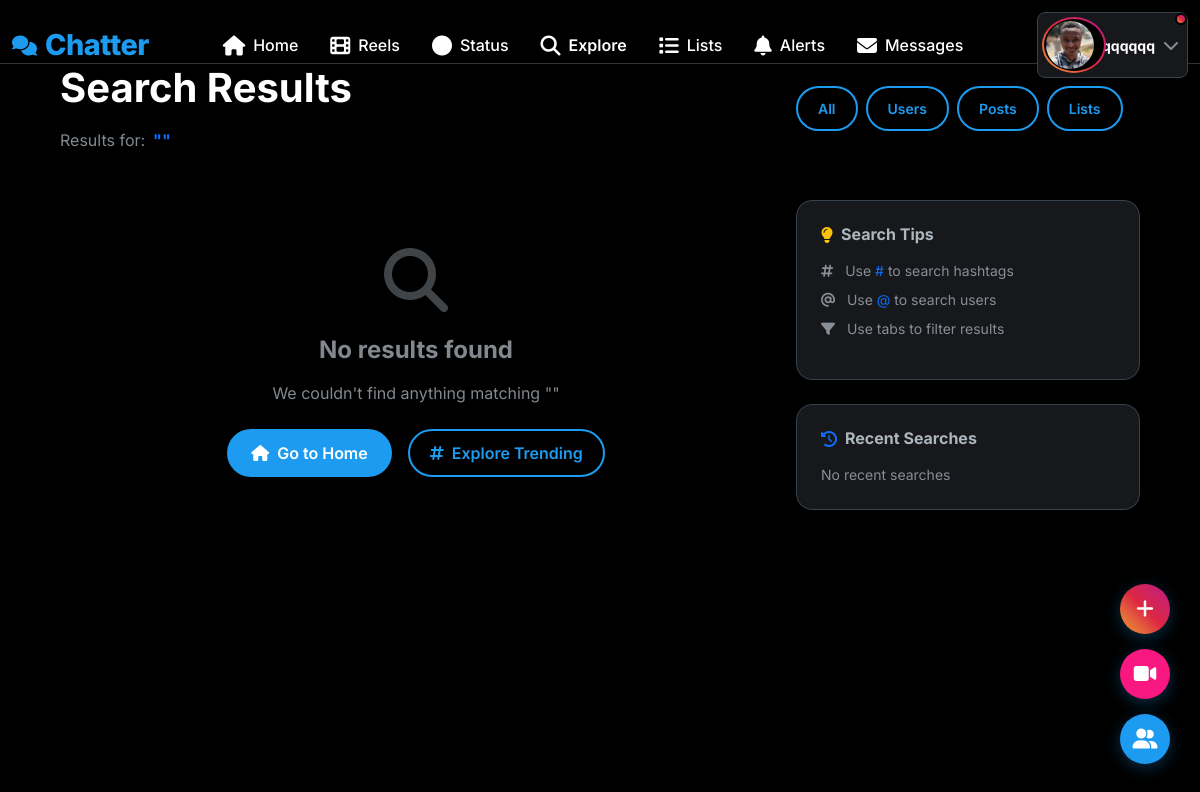
Page /search (signed in) on the committed database.
### app.py (models this page shows, shortened)
class User(UserMixin, db.Model):
    id = db.Column(db.Integer, primary_key=True)
    username = db.Column(db.String(80), unique=True, nullable=False, index=True)
    email = db.Column(db.String(120), unique=True, nullable=False, index=True)
    password_hash = db.Column(db.String(200), nullable=False)
    bio = db.Column(db.String(500))
    location = db.Column(db.String(100))
    website = db.Column(db.String(200))
    profile_picture = db.Column(db.String(200), default='default.jpg')
    cover_picture = db.Column(db.String(200), default='default_cover.jpg')
    is_admin = db.Column(db.Boolean, default=False)
    created_at = db.Column(db.DateTime, default=datetime.utcnow)
    is_online = db.Column(db.Boolean, default=False)
    last_seen = db.Column(db.DateTime, default=datetime.utcnow)
    is_verified = db.Column(db.Boolean, default=False)
    posts = db.relationship('Post', backref='author', lazy='dynamic', cascade='all, delete-orphan')
    likes = db.relationship('Like', backref='user', lazy='dynamic', cascade='all, delete-orphan')
    comments = db.relationship('Comment', backref='author', lazy='dynamic', cascade='all, delete-orphan')
    notifications = db.relationship('Notification', backref='user', lazy='dynamic', cascade='all, delete-orphan')
    sent_messages = db.relationship('Message', foreign_keys='Message.sender_id', backref='sender', lazy='dynamic')
    received_messages = db.relationship('Message', foreign_keys='Message.receiver_id', backref='receiver', lazy='dynamic')
    bookmarks = db.relationship('Bookmark', backref='user', lazy='dynamic', cascade='all, delete-orphan')
    reports_made = db.relationship('Report', foreign_keys='Report.reporter_id', backref='reporter', lazy='dynamic')
    reports_received = db.relationship('Report', foreign_keys='Report.reported_id', backref='reported', lazy='dynamic')
    pinned_posts = db.relationship('PinnedPost', backref='user', lazy='dynamic', cascade='all, delete-orphan')
    created_lists = db.relationship('UserList', backref='creator', lazy='dynamic', cascade='all, delete-orphan')
    list_subscriptions = db.relationship('ListSubscriber', backref='subscriber', lazy='dynamic', cascade='all, delete-orphan')
    list_memberships = db.relationship('ListMember', backref='member', lazy='dynamic', cascade='all, delete-orphan')
    reels = db.relationship('Reel', backref='user', lazy='dynamic', cascade='all, delete-orphan')
    reel_likes = db.relationship('ReelLike', backref='liker', lazy='dynamic', cascade='all, delete-orphan')
    reel_comments = db.relationship('ReelComment', backref='author', lazy='dynamic', cascade='all, delete-orphan')
    reel_views = db.relationship('ReelView', backref='viewer', lazy='dynamic', cascade='all, delete-orphan')
    statuses = db.relationship('Status', backref='user', lazy='dynamic', cascade='all, delete-orphan')
    status_views = db.relationship('StatusView', backref='viewer', lazy='dynamic', cascade='all, delete-orphan')
    followed = db.relationship(
        'User', secondary=followers,
        primaryjoin=(followers.c.follower_id == id),
        secondaryjoin=(followers.c.followed_id == id),
        backref=db.backref('followers', lazy='dynamic'), lazy='dynamic')
    blocked = db.relationship(
        'User', secondary=blocked_users,
        primaryjoin=(blocked_users.c.blocker_id == id),
        secondaryjoin=(blocked_users.c.blocked_id == id),
        backref=db.backref('blocked_by', lazy='dynamic'), lazy='dynamic')
    def get_unread_message_count(self):
        return Message.query.filter_by(receiver_id=self.id, is_read=False).count()
    def get_unread_notification_count(self):
        return Notification.query.filter_by(user_id=self.id, is_read=False).count()

### app.py (the view, shortened to what this page needs)
@app.route('/search')
@login_required
def search():
    query = request.args.get('q', '').strip()
    search_type = request.args.get('type', 'all')  # all, users, posts, lists
    if not query:
        return render_template('search.html', query=query, users=[], posts=[], lists=[])

### templates/search.html (shortened to what this page needs)
{% extends "base.html" %}
{% block content %}
<div class="container-fluid px-4 px-lg-5">
    <div class="mb-5">
        <div class="row align-items-center">
            <div class="col-md-8">
                <h1 class="fw-bold mb-3">Search Results</h1>
                <div class="d-flex align-items-center gap-2">
                    <span class="text-muted">Results for:</span>
                    <span class="fw-bold text-primary">"{{ query }}"</span>
                </div>
            </div>
            <div class="col-md-4">
                <div class="d-flex flex-wrap gap-2">
                    <a href="{{ url_for('search', q=query, type='all') }}"
                       class="btn btn-sm {% if search_type == 'all' %}btn-primary{% else %}btn-outline-primary{% endif %} rounded-pill">
                        All
                    </a>
                    <a href="{{ url_for('search', q=query, type='users') }}"
                       class="btn btn-sm {% if search_type == 'users' %}btn-primary{% else %}btn-outline-primary{% endif %} rounded-pill">
                        Users
                    </a>
                    <a href="{{ url_for('search', q=query, type='posts') }}"
                       class="btn btn-sm {% if search_type == 'posts' %}btn-primary{% else %}btn-outline-primary{% endif %} rounded-pill">
                        Posts
                    </a>
                    <a href="{{ url_for('search', q=query, type='lists') }}"
                       class="btn btn-sm {% if search_type == 'lists' %}btn-primary{% else %}btn-outline-primary{% endif %} rounded-pill">
                        Lists
                    </a>
                </div>
            </div>
        </div>
    </div>
    <div class="row">
        <div class="col-lg-8">
            {% if not users and not posts and not lists %}
            <div class="text-center py-5">
                <div class="mb-4">
                    <i class="fas fa-search fa-4x text-muted opacity-50"></i>
                </div>
                <h4 class="fw-bold text-muted mb-3">No results found</h4>
                <p class="text-muted mb-4">We couldn't find anything matching "{{ query }}"</p>
                <div class="d-flex justify-content-center gap-3">
                    <a href="{{ url_for('feed') }}" class="btn btn-primary">
                        <i class="fas fa-home me-2"></i>Go to Home
                    </a>
                    <a href="{{ url_for('trending') }}" class="btn btn-outline-primary">
                        <i class="fas fa-hashtag me-2"></i>Explore Trending
                    </a>
                </div>
            </div>
            {% endif %}
        </div>
        <div class="col-lg-4">
            <div class="card border-0 shadow-sm rounded-4 mb-4"
                 style="background: var(--card-color); border: 1px solid var(--border-light) !important;">
                <div class="card-body p-4">
                    <h6 class="fw-bold mb-3 d-flex align-items-center gap-2">
                        <i class="fas fa-lightbulb text-warning"></i>
                        <span>Search Tips</span>
                    </h6>
                    <div class="mb-3">
                        <small class="text-muted d-block mb-2">
                            <i class="fas fa-hashtag me-2"></i>
                            Use <span class="text-primary">#</span> to search hashtags
                        </small>
                        <small class="text-muted d-block mb-2">
                            <i class="fas fa-at me-2"></i>
                            Use <span class="text-primary">@</span> to search users
                        </small>
                        <small class="text-muted d-block">
                            <i class="fas fa-filter me-2"></i>
                            Use tabs to filter results
                        </small>
                    </div>
                </div>
            </div>
            <div class="card border-0 shadow-sm rounded-4"
                 style="background: var(--card-color); border: 1px solid var(--border-light) !important;">
                <div class="card-body p-4">
                    <h6 class="fw-bold mb-3 d-flex align-items-center gap-2">
                        <i class="fas fa-history text-primary"></i>
                        <span>Recent Searches</span>
                    </h6>
                    <div id="recent-searches">
                        <p class="text-muted small mb-0">No recent searches</p>
                    </div>
                </div>
            </div>
        </div>
    </div>
</div>
{% endblock %}

### templates/base.html (shortened to what this page needs)
<!DOCTYPE html>
<html lang="en" data-bs-theme="dark">
<head>
    <link href="https://cdn.jsdelivr.net/npm/bootstrap@5.3.0/dist/css/bootstrap.min.css" rel="stylesheet">
    <link href="https://cdnjs.cloudflare.com/ajax/libs/font-awesome/6.4.0/css/all.min.css" rel="stylesheet">
</head>
<body>
    <nav class="top-nav">
        <div class="container-fluid">
            <div class="row align-items-center">
                <div class="col">
                    <div class="d-flex align-items-center justify-content-between">
                        <a href="{{ url_for('feed') if current_user.is_authenticated else url_for('login') }}" class="text-decoration-none">
                            <div class="d-flex align-items-center">
                                <i class="fas fa-comments fa-lg me-2" style="color: var(--primary-color);"></i>
                                <span class="logo">Chatter</span>
                            </div>
                        </a>
                        {% if current_user.is_authenticated %}
                        <div class="d-none d-md-flex align-items-center">
                            <a class="nav-link {% if request.endpoint == 'feed' %}active{% endif %}" href="{{ url_for('feed') }}">
                                <i class="fas fa-home fa-lg me-2"></i>
                                <span>Home</span>
                            </a>
                            <a class="nav-link {% if request.endpoint == 'reels_feed' %}active{% endif %}" href="{{ url_for('reels_feed') }}">
                                <i class="fas fa-film fa-lg me-2"></i>
                                <span>Reels</span>
                            </a>
                            <a class="nav-link {% if request.endpoint == 'status_feed' %}active{% endif %}" href="{{ url_for('status_feed') }}">
                                <i class="fas fa-circle fa-lg me-2"></i>
                                <span>Status</span>
                            </a>
                            <a class="nav-link {% if request.endpoint == 'search' %}active{% endif %}" href="{{ url_for('search') }}">
                                <i class="fas fa-search fa-lg me-2"></i>
                                <span>Explore</span>
                            </a>
                            <a class="nav-link {% if request.endpoint == 'lists' %}active{% endif %}" href="{{ url_for('lists') }}">
                                <i class="fas fa-list fa-lg me-2"></i>
                                <span>Lists</span>
                            </a>
                            <a class="nav-link {% if request.endpoint == 'notifications' %}active{% endif %}" href="{{ url_for('notifications') }}">
                                <i class="fas fa-bell fa-lg me-2"></i>
                                <span>Alerts</span>
                            </a>
                            <a class="nav-link {% if request.endpoint == 'messages' %}active{% endif %}" href="{{ url_for('messages') }}">
                                <i class="fas fa-envelope fa-lg me-2"></i>
                                <span>Messages</span>
                            </a>
                        </div>
                        {% endif %}
                        {% if current_user.is_authenticated %}
                        <div class="dropdown">
                            <button class="btn d-flex align-items-center text-decoration-none p-2 rounded-3 {% if current_user and has_active_status(current_user.id) %}has-status-indicator{% endif %}"
                                    style="background: var(--card-color); border: 1px solid var(--border-light); color: var(--text-primary);"
                                    type="button" data-bs-toggle="dropdown">
                                <div class="profile-with-status">
                                    <img src="{{ get_user_avatar_url(current_user) }}"
                                         class="profile-img-with-ring avatar-sm me-2">
                                </div>
                                <span class="fw-bold small">{{ current_user.username }}</span>
                                <i class="fas fa-chevron-down text-muted ms-2"></i>
                            </button>
                        </div>
                        {% else %}
                        <div class="d-flex gap-2">
                            <a href="{{ url_for('login') }}" class="btn btn-outline-primary btn-sm">Login</a>
                            <a href="{{ url_for('signup') }}" class="btn btn-primary btn-sm">Sign Up</a>
                        </div>
                        {% endif %}
                    </div>
                </div>
            </div>
        </div>
    </nav>
    <div class="main-content">
        <div class="container-fluid">
            {% block content %}{% endblock %}
        </div>
    </div>
    {% if current_user.is_authenticated %}
    <div class="bottom-right-widget">
        <button class="widget-btn create-status" onclick="createStatus()" title="Create Status">
            <i class="fas fa-plus"></i>
        </button>
        <button class="widget-btn create-reel" onclick="uploadReel()" title="Upload Reel">
            <i class="fas fa-video"></i>
        </button>
        <button class="widget-btn" onclick="toggleFollowersStatus()" title="Friends' Status">
            <i class="fas fa-user-friends"></i>
        </button>
    </div>
    {% endif %}
    <div id="toast-container" class="toast-container position-fixed top-0 end-0 p-3"></div>
</body>
</html>

### rows in the picture
User: profile_picture (picture), username "qqqqqq"
